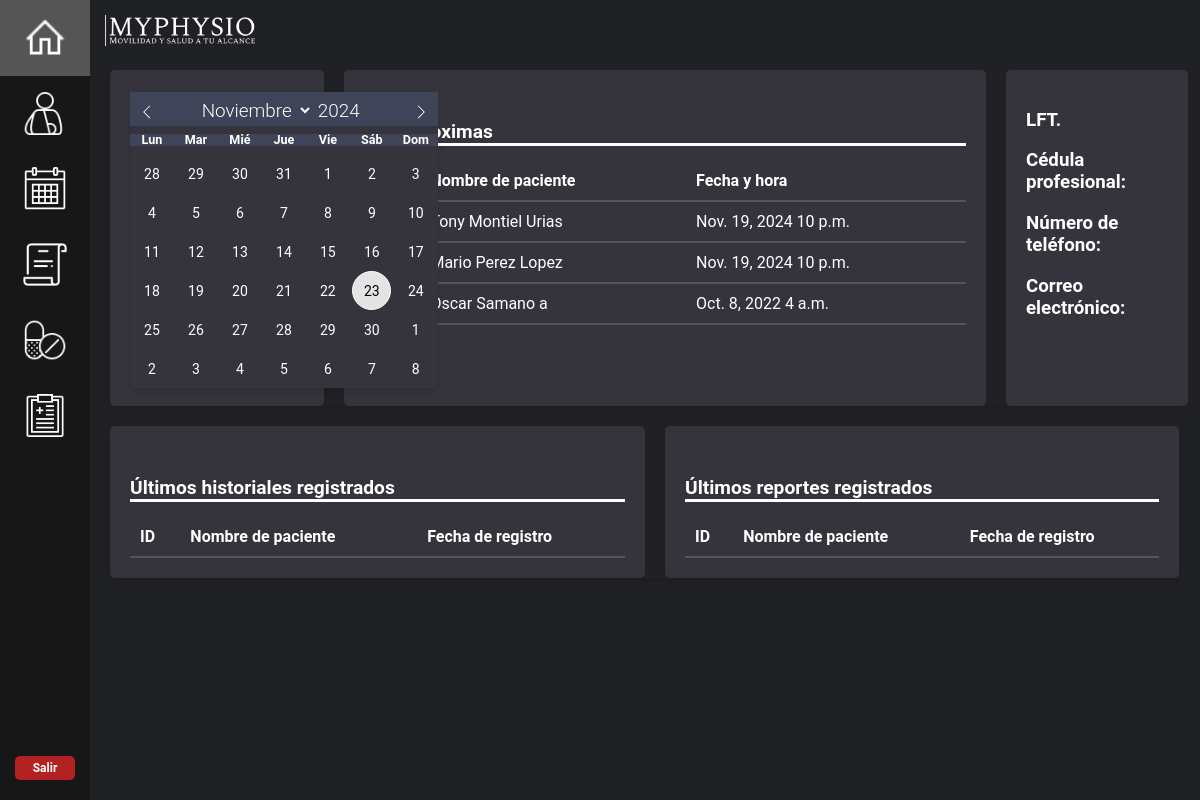
/home/, run on an earlier commit of the app's database.
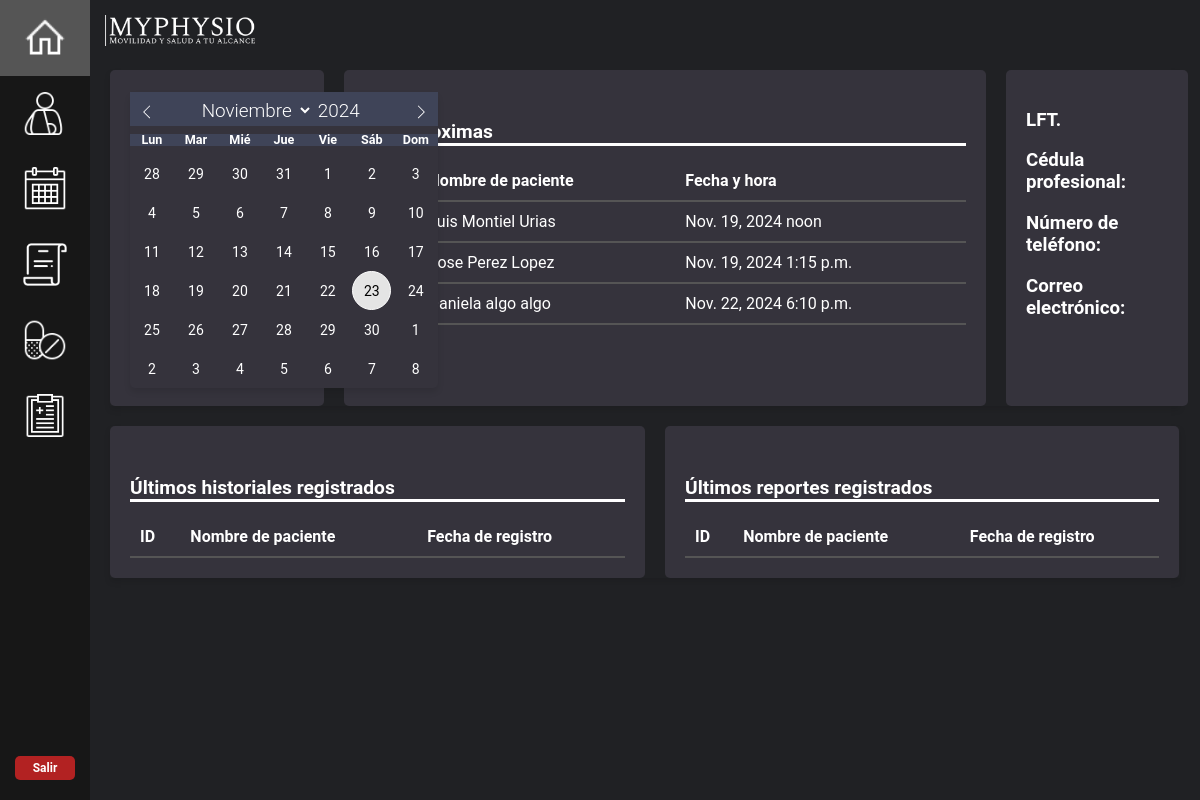
And on a later commit of the database.
### mainapp/models.py (models this page shows, shortened)
class Citas(models.Model):
    paciente = models.ForeignKey(Paciente, on_delete=models.CASCADE, blank=False, null=False)
    fecha = models.DateField()
    hora =  models.TimeField(auto_now=False, auto_now_add=False)

class Paciente(models.Model):
    nombre = models.CharField(max_length=50)
    apellido_paterno = models.CharField(max_length=50)
    apellido_materno = models.CharField(max_length=50)
    edad = models.IntegerField()
    sexo = models.CharField(max_length=50, blank=True, null=True)
    direccion = models.CharField(max_length=50, blank=True, null=True)
    telefonoP = models.IntegerField(blank=True, null=True)
    emailP = models.EmailField(blank=True, null=True)
    sintomas = models.CharField(max_length=50, blank=True, null=True)
    frecuencia_dolor = models.CharField(max_length=50, blank=True, null=True)
    act_causante = models.CharField(max_length=50, blank=True, null=True)
    descripcion_dolor = models.CharField(max_length=50, blank=True, null=True)
    intensidad_dolor = models.CharField(max_length=50, blank=True, null=True)
    tratamiento = models.CharField(max_length=50, blank=True, null=True)
    lesiones = models.CharField(max_length=50, blank=True, null=True)
    condicion = models.CharField(max_length=50, blank=True, null=True)
    tratamientos_previos = models.CharField(max_length=50, blank=True, null=True)
    medicacion_actual = models.CharField(max_length=50, blank=True, null=True)
    peso = models.IntegerField(blank=True, null=True)
    altura = models.IntegerField(blank=True, null=True)
    rango_mov = models.IntegerField(blank=True, null=True)
    presion = models.CharField(max_length=50, blank=True, null=True)
    ocupacion = models.CharField(max_length=50, blank=True, null=True)
    act_fisica = models.CharField(max_length=50, blank=True, null=True)
    descanso = models.CharField(max_length=50, blank=True, null=True)
    alimentacion = models.CharField(max_length=50, blank=True, null=True)
    def __str__(self):
        return self.nombre + ' ' + self.apellido_paterno + ' ' + self.apellido_materno

### mainapp/views.py (the view)
# urls.py: path("home/", views.home, name="home"),
def home(request):
    info_citas = Citas.objects.all
    return render(request, "./home.html", {'all': info_citas})

### mainapp/templates/home.html (shortened to what this page needs)
{% extends "dashboard_home.html" %}
{% load static %}
{% block extra_css %}
<link rel="stylesheet" href="{% static 'flatpickr.min.css' %}">
<link rel="stylesheet" href="{% static 'flatpickr.dark.min.css' %}">
{% endblock %}
{% block content %}
<div class="home-container">
    <div class="home-group">
        <div class="calendar-container">
            <input style="display:none;"type="text" class="calendar-input" id="calendar" placeholder="Selecciona una fecha" readonly>
        </div>
    </div>
    <div class="home-group">
        <div class="section-title">Citas proximas</div>
        <table>
            <thead>
                <tr>
                    <th>ID</th>
                    <th>Nombre de paciente</th>
                    <th>Fecha y hora</th>
                </tr>
            </thead>
            <tbody id="tabla-citas-proximas">
                {% for item in all %}
                <tr>
                    <td>{{ item.id }}</td>
                    <td>{{ item.paciente }}</td>
                    <td>{{ item.fecha }} {{item.hora}}</td>
                  </tr>
                {% endfor %}
            </tbody>
        </table>
    </div>
    <div class="home-group">
        <div class="doctor-info">
            <h3>LFT.</h3>
            <h3>Cédula profesional:</h3>
            <h3>Número de teléfono:</h3>
            <h3>Correo electrónico:</h3>
        </div>
    </div>
</div>
<div class="ultimos">
    <div class="home-group">
        <div class="section-title">Últimos historiales registrados</div>
        <table>
            <thead>
                <tr>
                    <th>ID</th>
                    <th>Nombre de paciente</th>
                    <th>Fecha de registro</th>
                </tr>
            </thead>
        </table>
    </div>
    <div class="home-group">
        <div class="section-title">Últimos reportes registrados</div>
        <table>
            <thead>
                <tr>
                    <th>ID</th>
                    <th>Nombre de paciente</th>
                    <th>Fecha de registro</th>
                </tr>
            </thead>
        </table>
    </div>
</div>
{% endblock %}

### mainapp/templates/dashboard_home.html (shortened to what this page needs)
{% load static %}
<!DOCTYPE html>
<html lang="es">
<link rel="stylesheet" href="{% static 'styles.css' %}">
<head>
  {% block extra_css %}{% endblock %}
</head>
    <body>
        {% block side_nav %}
        <div class="sidebar">
            <a href="/home" class="icons"> <img src="{% static 'assets/home.png' %}"></a>
            <a href="/pacientes" class="icons"> <img src="{% static 'assets/paciente.png' %}"></a>
            <a href="/citas" class="icons"> <img src="{% static 'assets/calendario.png' %}"></a>
            <a href="/historial" class="icons"> <img src="{% static 'assets/reporte.png' %}"></a>
            <a href="/recetas" class="icons"> <img src="{% static 'assets/pildoras.png' %}"></a>
            <a href="/reportemedico" class="icons"> <img src="{% static 'assets/historial.png' %}"></a>
            <form class="logout" action="{% url 'index' %}" method = "POST">
            <button class="logout-button" aria-label="User Logout" title="User Logout">Salir</button>
            </form>
        </div>
        <a href="/"> <img class="logo" src="{% static 'assets/logo1.png' %}"> <a/>
        {% endblock %}
        <div class="main-container">
          {% block content %}
          {% endblock %}
        </div>
    </body>
</html>

### mystaticfiles/styles.css (style rules this page uses)
* { font-family: 'Roboto'; }
body { display: flex; flex-direction: column; margin: 0; min-height: 100vh; color: white; background-color: #202124; }
.home-container { margin-top: 50px; display: grid; grid-template-columns: 20% 60% 17%; gap: 20px; margin-bottom: 20px; box-shadow: 0 4px 6px rgba(0, 0, 0, 0.1); }
.ultimos { display: grid; grid-template-columns: 50% 48%; gap: 20px; margin-bottom: 20px; box-shadow: 0 4px 6px rgba(0, 0, 0, 0.1); }
.home-group { background-color: #35333C; border-radius: 5px; padding: 20px; }
.home-group .section-title { font-size: 1.2em; font-weight: bold; margin-bottom: 15px; border-bottom: 3px solid #ffff; }
.calendar-container { position: relative; max-width: 500px; }
table { width: 100%; border-collapse: collapse; margin-top: 15px; }
th, td { text-align: left; padding: 10px; border-bottom: 2px solid #555; }
th { font-weight: bold; }
.section-title { margin: 30px 0 20px; border-bottom: 3px solid #555; }

### mainapp/templates/dashboard_home.html (style rules this page uses)
body { margin: 0; font-family: "Roboto"; color: white; background-color: #202124; }
.sidebar { margin: 0; padding: 0; width: 90px; background-color: #171717; position: fixed; height: 100%; overflow: auto; z-index: 1000; }
.sidebar .icons { display: block; color: white; padding: 16px; text-decoration: none; }
.main-container { margin-left: 90px; padding: 20px; min-height: calc(100vh - 80px); position: relative; }
img { width:75%; display:block; margin-left:auto; margin-right:auto; }
.logout-button { position: fixed; bottom: 20px; display: block; margin-left: 15px; margin-right: 15px; color: white; font-weight: bold; font-size: 12px; background-color: #B22222; border-radius: 5px; border: none; padding: 5px 5px; min-width: 60px; cursor: pointer; transition: all 0.3s ease 0s; }
.logo { width: 150px; position:absolute; top: 15px; left: 105px; z-index: 900; }

What changed in the data, as far as the page shows it:
removed Citas: paciente "Mario Perez Lopez", fecha "Nov. 19, 2024", hora "10 p.m."
removed Citas: paciente "Oscar Samano a", fecha "Oct. 8, 2022", hora "4 a.m."
changed Citas: paciente "Tony Montiel Urias" → "Luis Montiel Urias"; hora "10 p.m." → "noon"
added Citas: paciente "Jose Perez Lopez", fecha "Nov. 19, 2024", hora "1:15 p.m."
added Citas: paciente "Daniela algo algo", fecha "Nov. 22, 2024", hora "6:10 p.m."
